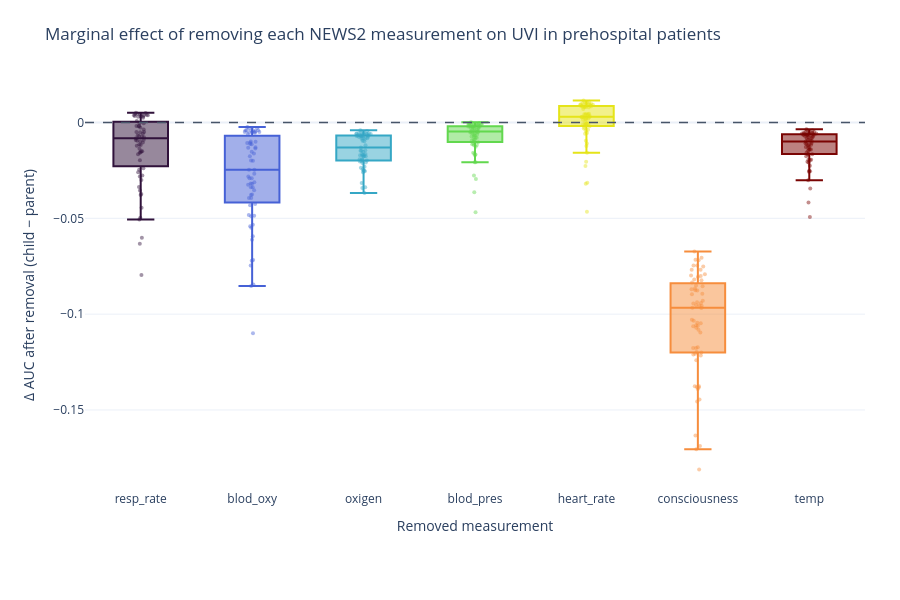

Source (notebook cell):
### Code cell
make_marginal_ablation_plot(
    results_uvi_pre, FEATURES, title='UVI in prehospital patients'
).show()
